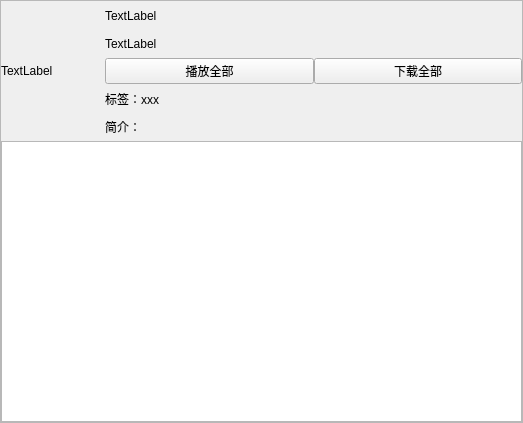
<?xml version="1.0" encoding="UTF-8"?>
<ui version="4.0">
 <class>ScrollArea</class>
 <widget class="QScrollArea" name="ScrollArea">
  <property name="geometry">
   <rect>
    <x>0</x>
    <y>0</y>
    <width>523</width>
    <height>423</height>
   </rect>
  </property>
  <property name="windowTitle">
   <string>ScrollArea</string>
  </property>
  <property name="widgetResizable">
   <bool>true</bool>
  </property>
  <widget class="QWidget" name="scrollAreaWidgetContents">
   <property name="geometry">
    <rect>
     <x>0</x>
     <y>0</y>
     <width>521</width>
     <height>421</height>
    </rect>
   </property>
   <layout class="QVBoxLayout" name="verticalLayout" stretch="1,2">
    <property name="spacing">
     <number>0</number>
    </property>
    <property name="leftMargin">
     <number>0</number>
    </property>
    <property name="topMargin">
     <number>0</number>
    </property>
    <property name="rightMargin">
     <number>0</number>
    </property>
    <property name="bottomMargin">
     <number>0</number>
    </property>
    <item>
     <layout class="QHBoxLayout" name="title" stretch="1,4">
      <property name="spacing">
       <number>0</number>
      </property>
      <item>
       <widget class="QLabel" name="logo">
        <property name="text">
         <string>TextLabel</string>
        </property>
       </widget>
      </item>
      <item>
       <layout class="QVBoxLayout" name="verticalLayout_3">
        <item>
         <widget class="QLabel" name="name">
          <property name="text">
           <string>TextLabel</string>
          </property>
         </widget>
        </item>
        <item>
         <widget class="QLabel" name="author">
          <property name="text">
           <string>TextLabel</string>
          </property>
         </widget>
        </item>
        <item>
         <layout class="QHBoxLayout" name="horizontalLayout">
          <item>
           <widget class="QPushButton" name="playAll">
            <property name="text">
             <string>播放全部</string>
            </property>
           </widget>
          </item>
          <item>
           <widget class="QPushButton" name="downloadAll">
            <property name="text">
             <string>下载全部</string>
            </property>
           </widget>
          </item>
         </layout>
        </item>
        <item>
         <widget class="QLabel" name="tags">
          <property name="text">
           <string>标签：xxx</string>
          </property>
         </widget>
        </item>
        <item>
         <widget class="QLabel" name="notes">
          <property name="text">
           <string>简介：</string>
          </property>
         </widget>
        </item>
       </layout>
      </item>
     </layout>
    </item>
    <item>
     <widget class="QTableWidget" name="tableWidget"/>
    </item>
   </layout>
  </widget>
 </widget>
 <resources/>
 <connections/>
</ui>
